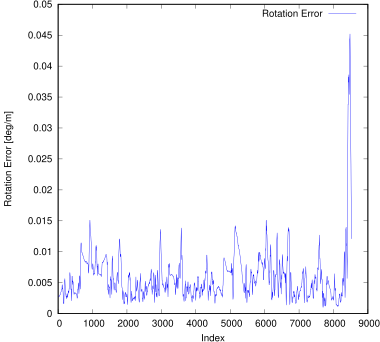

Source code (gnuplot):
set term postscript eps enhanced color
set output "02_ri.eps"
set size ratio 1
set yrange [0:*]
set xlabel "Index"
set ylabel "Rotation Error [deg/m]"
plot "02_ri.txt" using 1:($2*57.3) title 'Rotation Error' lc rgb "#0000FF" pt 2 w lines
